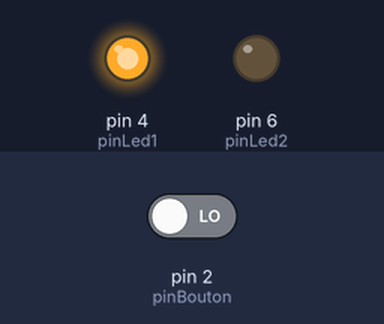
Bench run of a sketch on a simulated Arduino Uno, built with avr-gcc and run on an emulated ATmega328P. Parts: output pins drawn as LEDs (lit = HIGH). The test bench sets the inputs (shaded band); at power-on: pin 2 (pinBouton) LOW.

Above: at 1.2 s.
1.3 s: pin 2 (pinBouton) driven HIGH
At 1.8 s:
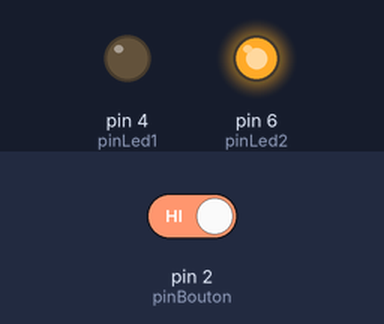
2.8 s: pin 2 (pinBouton) driven LOW
At 4.1 s:
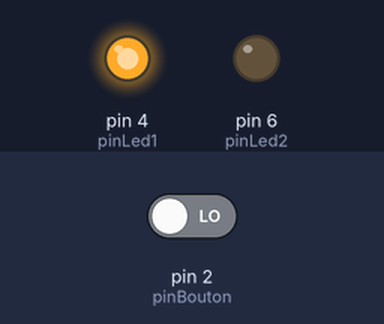
Timing chart, 0 to 5.8 s (numbered marks = the images above; inputs shaded):
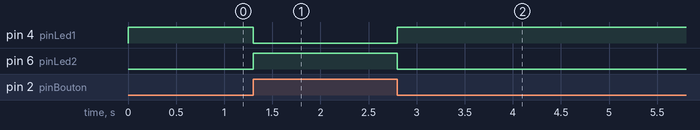

The sketch:

digitalread.ino
```cpp
/*
le bouton poussoir est connecté au pin 2 avec une résistance pull-down de 10KΩ
les LED sont connectées au pins 4 et 6 avec des résistances de 220Ω
*/

//déclaration des variables
int pinBouton;
int pinLed1, pinLed2;
void setup()
{
  //initialisation des variables
  pinBouton = 2;
  pinLed1 = 4;
  pinLed2 = 6;
  //définition des modes
  pinMode(pinBouton, INPUT); //mode lecture pour le bouton
  pinMode(pinLed1, OUTPUT); //mode écriture pour led1
  pinMode(pinLed2, OUTPUT); //mode écriture pour led2

}
void loop()
{
  //lecture de l'état du bouton et stockage dans etatBouton
  boolean etatBouton = digitalRead(pinBouton);
  //test des conditions
  if (etatBouton==HIGH)//test si bouton appuyé
  {
    digitalWrite(pinLed1,LOW); //led1 éteinte
    digitalWrite(pinLed2,HIGH); //led2 allumée
  }
  if (etatBouton==LOW)//test si bouton levé
  {
    digitalWrite(pinLed1,HIGH); //Led1 allumée
    digitalWrite(pinLed2,LOW); //led2 éteinte
  }
  delay(100); //petite attente
}
```

Measured:
- after the input at 1.3 s, pin 4 (pinLed1): HIGH → LOW at once; pin 6 (pinLed2): LOW → HIGH at once
- after the input at 2.8 s, pin 4 (pinLed1): LOW → HIGH at once; pin 6 (pinLed2): HIGH → LOW at once
